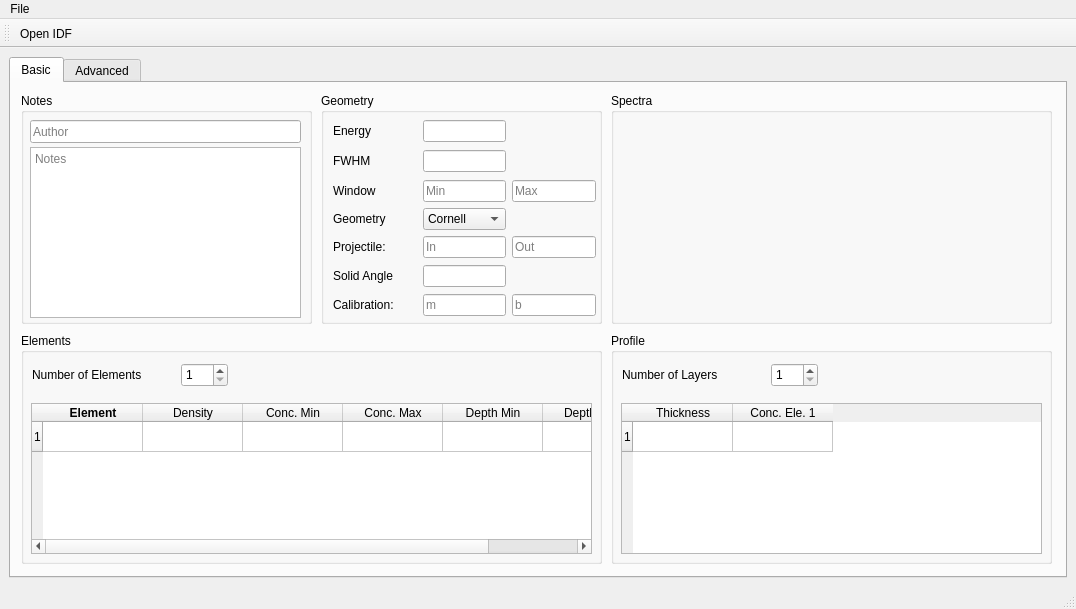
<?xml version="1.0" encoding="UTF-8"?>
<ui version="4.0">
 <class>MainWindow</class>
 <widget class="QMainWindow" name="MainWindow">
  <property name="geometry">
   <rect>
    <x>0</x>
    <y>0</y>
    <width>1076</width>
    <height>609</height>
   </rect>
  </property>
  <property name="windowTitle">
   <string>IDF Viewer</string>
  </property>
  <widget class="QWidget" name="centralwidget">
   <layout class="QVBoxLayout" name="verticalLayout">
    <item>
     <widget class="QTabWidget" name="tabWidget">
      <property name="currentIndex">
       <number>0</number>
      </property>
      <widget class="QWidget" name="tab">
       <attribute name="title">
        <string>Basic</string>
       </attribute>
       <widget class="QGroupBox" name="groupBox">
        <property name="geometry">
         <rect>
          <x>310</x>
          <y>10</y>
          <width>281</width>
          <height>231</height>
         </rect>
        </property>
        <property name="sizePolicy">
         <sizepolicy hsizetype="Preferred" vsizetype="Preferred">
          <horstretch>0</horstretch>
          <verstretch>0</verstretch>
         </sizepolicy>
        </property>
        <property name="title">
         <string>Geometry</string>
        </property>
        <widget class="QWidget" name="">
         <property name="geometry">
          <rect>
           <x>0</x>
           <y>20</y>
           <width>281</width>
           <height>209</height>
          </rect>
         </property>
         <layout class="QGridLayout" name="gridLayout">
          <property name="leftMargin">
           <number>12</number>
          </property>
          <property name="topMargin">
           <number>6</number>
          </property>
          <property name="rightMargin">
           <number>6</number>
          </property>
          <property name="bottomMargin">
           <number>6</number>
          </property>
          <item row="0" column="0">
           <widget class="QLabel" name="label">
            <property name="sizePolicy">
             <sizepolicy hsizetype="Expanding" vsizetype="Preferred">
              <horstretch>50</horstretch>
              <verstretch>0</verstretch>
             </sizepolicy>
            </property>
            <property name="minimumSize">
             <size>
              <width>0</width>
              <height>0</height>
             </size>
            </property>
            <property name="text">
             <string>Energy</string>
            </property>
           </widget>
          </item>
          <item row="0" column="1">
           <widget class="QLineEdit" name="geo_energy">
            <property name="sizePolicy">
             <sizepolicy hsizetype="Expanding" vsizetype="Fixed">
              <horstretch>0</horstretch>
              <verstretch>0</verstretch>
             </sizepolicy>
            </property>
            <property name="minimumSize">
             <size>
              <width>50</width>
              <height>0</height>
             </size>
            </property>
           </widget>
          </item>
          <item row="0" column="2">
           <spacer name="verticalSpacer_4">
            <property name="orientation">
             <enum>Qt::Vertical</enum>
            </property>
            <property name="sizeHint" stdset="0">
             <size>
              <width>20</width>
              <height>13</height>
             </size>
            </property>
           </spacer>
          </item>
          <item row="1" column="0">
           <widget class="QLabel" name="label_3">
            <property name="text">
             <string>&lt;html&gt;&lt;head/&gt;&lt;body&gt;&lt;p&gt;FWHM&lt;/p&gt;&lt;/body&gt;&lt;/html&gt;</string>
            </property>
           </widget>
          </item>
          <item row="1" column="1">
           <widget class="QLineEdit" name="geo_fwhm">
            <property name="sizePolicy">
             <sizepolicy hsizetype="Fixed" vsizetype="Fixed">
              <horstretch>0</horstretch>
              <verstretch>0</verstretch>
             </sizepolicy>
            </property>
            <property name="minimumSize">
             <size>
              <width>50</width>
              <height>0</height>
             </size>
            </property>
           </widget>
          </item>
          <item row="1" column="2">
           <spacer name="verticalSpacer">
            <property name="orientation">
             <enum>Qt::Vertical</enum>
            </property>
            <property name="sizeHint" stdset="0">
             <size>
              <width>20</width>
              <height>13</height>
             </size>
            </property>
           </spacer>
          </item>
          <item row="2" column="0">
           <widget class="QLabel" name="label_10">
            <property name="sizePolicy">
             <sizepolicy hsizetype="Expanding" vsizetype="Preferred">
              <horstretch>50</horstretch>
              <verstretch>0</verstretch>
             </sizepolicy>
            </property>
            <property name="minimumSize">
             <size>
              <width>0</width>
              <height>0</height>
             </size>
            </property>
            <property name="text">
             <string>Window</string>
            </property>
            <property name="buddy">
             <cstring>geo_projectile_in</cstring>
            </property>
           </widget>
          </item>
          <item row="2" column="1">
           <widget class="QLineEdit" name="geo_window_min">
            <property name="sizePolicy">
             <sizepolicy hsizetype="Fixed" vsizetype="Fixed">
              <horstretch>50</horstretch>
              <verstretch>0</verstretch>
             </sizepolicy>
            </property>
            <property name="minimumSize">
             <size>
              <width>50</width>
              <height>0</height>
             </size>
            </property>
            <property name="text">
             <string/>
            </property>
            <property name="placeholderText">
             <string>Min</string>
            </property>
           </widget>
          </item>
          <item row="2" column="2">
           <widget class="QLineEdit" name="geo_window_max">
            <property name="sizePolicy">
             <sizepolicy hsizetype="Fixed" vsizetype="Fixed">
              <horstretch>50</horstretch>
              <verstretch>0</verstretch>
             </sizepolicy>
            </property>
            <property name="minimumSize">
             <size>
              <width>50</width>
              <height>0</height>
             </size>
            </property>
            <property name="text">
             <string/>
            </property>
            <property name="placeholderText">
             <string>Max</string>
            </property>
           </widget>
          </item>
          <item row="3" column="0">
           <widget class="QLabel" name="label_9">
            <property name="sizePolicy">
             <sizepolicy hsizetype="Expanding" vsizetype="Preferred">
              <horstretch>50</horstretch>
              <verstretch>0</verstretch>
             </sizepolicy>
            </property>
            <property name="minimumSize">
             <size>
              <width>0</width>
              <height>0</height>
             </size>
            </property>
            <property name="text">
             <string>Geometry</string>
            </property>
            <property name="buddy">
             <cstring>geo_projectile_in</cstring>
            </property>
           </widget>
          </item>
          <item row="3" column="1">
           <widget class="QComboBox" name="geo_geometry">
            <item>
             <property name="text">
              <string>Cornell</string>
             </property>
            </item>
            <item>
             <property name="text">
              <string>IBM</string>
             </property>
            </item>
            <item>
             <property name="text">
              <string>General</string>
             </property>
            </item>
           </widget>
          </item>
          <item row="4" column="0">
           <widget class="QLabel" name="label_2">
            <property name="sizePolicy">
             <sizepolicy hsizetype="Expanding" vsizetype="Preferred">
              <horstretch>50</horstretch>
              <verstretch>0</verstretch>
             </sizepolicy>
            </property>
            <property name="minimumSize">
             <size>
              <width>0</width>
              <height>0</height>
             </size>
            </property>
            <property name="text">
             <string>Projectile:</string>
            </property>
            <property name="buddy">
             <cstring>geo_projectile_in</cstring>
            </property>
           </widget>
          </item>
          <item row="4" column="1">
           <widget class="QLineEdit" name="geo_projectile_in">
            <property name="sizePolicy">
             <sizepolicy hsizetype="Fixed" vsizetype="Fixed">
              <horstretch>50</horstretch>
              <verstretch>0</verstretch>
             </sizepolicy>
            </property>
            <property name="minimumSize">
             <size>
              <width>50</width>
              <height>0</height>
             </size>
            </property>
            <property name="placeholderText">
             <string>In</string>
            </property>
           </widget>
          </item>
          <item row="4" column="2">
           <widget class="QLineEdit" name="geo_projectile_out">
            <property name="sizePolicy">
             <sizepolicy hsizetype="Fixed" vsizetype="Fixed">
              <horstretch>50</horstretch>
              <verstretch>0</verstretch>
             </sizepolicy>
            </property>
            <property name="minimumSize">
             <size>
              <width>50</width>
              <height>0</height>
             </size>
            </property>
            <property name="placeholderText">
             <string>Out</string>
            </property>
           </widget>
          </item>
          <item row="5" column="0">
           <widget class="QLabel" name="label_12">
            <property name="sizePolicy">
             <sizepolicy hsizetype="Expanding" vsizetype="Preferred">
              <horstretch>50</horstretch>
              <verstretch>0</verstretch>
             </sizepolicy>
            </property>
            <property name="minimumSize">
             <size>
              <width>0</width>
              <height>0</height>
             </size>
            </property>
            <property name="text">
             <string>Solid Angle</string>
            </property>
            <property name="buddy">
             <cstring>geo_projectile_in</cstring>
            </property>
           </widget>
          </item>
          <item row="5" column="1">
           <widget class="QLineEdit" name="geo_solid_angle">
            <property name="sizePolicy">
             <sizepolicy hsizetype="Fixed" vsizetype="Fixed">
              <horstretch>50</horstretch>
              <verstretch>0</verstretch>
             </sizepolicy>
            </property>
            <property name="minimumSize">
             <size>
              <width>50</width>
              <height>0</height>
             </size>
            </property>
           </widget>
          </item>
          <item row="5" column="2">
           <spacer name="verticalSpacer_2">
            <property name="orientation">
             <enum>Qt::Vertical</enum>
            </property>
            <property name="sizeHint" stdset="0">
             <size>
              <width>20</width>
              <height>18</height>
             </size>
            </property>
           </spacer>
          </item>
          <item row="6" column="0">
           <widget class="QLabel" name="label_5">
            <property name="sizePolicy">
             <sizepolicy hsizetype="Expanding" vsizetype="Preferred">
              <horstretch>50</horstretch>
              <verstretch>0</verstretch>
             </sizepolicy>
            </property>
            <property name="minimumSize">
             <size>
              <width>0</width>
              <height>0</height>
             </size>
            </property>
            <property name="text">
             <string>Calibration:  </string>
            </property>
            <property name="buddy">
             <cstring>geo_projectile_in</cstring>
            </property>
           </widget>
          </item>
          <item row="6" column="1">
           <widget class="QLineEdit" name="geo_calibration_m">
            <property name="sizePolicy">
             <sizepolicy hsizetype="Fixed" vsizetype="Fixed">
              <horstretch>50</horstretch>
              <verstretch>0</verstretch>
             </sizepolicy>
            </property>
            <property name="minimumSize">
             <size>
              <width>50</width>
              <height>0</height>
             </size>
            </property>
            <property name="placeholderText">
             <string>m</string>
            </property>
           </widget>
          </item>
          <item row="6" column="2">
           <widget class="QLineEdit" name="geo_calibration_b">
            <property name="sizePolicy">
             <sizepolicy hsizetype="Fixed" vsizetype="Fixed">
              <horstretch>50</horstretch>
              <verstretch>0</verstretch>
             </sizepolicy>
            </property>
            <property name="minimumSize">
             <size>
              <width>50</width>
              <height>0</height>
             </size>
            </property>
            <property name="placeholderText">
             <string>b</string>
            </property>
           </widget>
          </item>
         </layout>
        </widget>
       </widget>
       <widget class="QGroupBox" name="groupBox_2">
        <property name="geometry">
         <rect>
          <x>10</x>
          <y>10</y>
          <width>291</width>
          <height>231</height>
         </rect>
        </property>
        <property name="title">
         <string>Notes</string>
        </property>
        <widget class="QLineEdit" name="notes_author">
         <property name="geometry">
          <rect>
           <x>9</x>
           <y>27</y>
           <width>271</width>
           <height>23</height>
          </rect>
         </property>
         <property name="placeholderText">
          <string>Author</string>
         </property>
        </widget>
        <widget class="QPlainTextEdit" name="notes_note">
         <property name="geometry">
          <rect>
           <x>9</x>
           <y>54</y>
           <width>271</width>
           <height>171</height>
          </rect>
         </property>
         <property name="sizePolicy">
          <sizepolicy hsizetype="Expanding" vsizetype="Expanding">
           <horstretch>1</horstretch>
           <verstretch>0</verstretch>
          </sizepolicy>
         </property>
         <property name="placeholderText">
          <string>Notes</string>
         </property>
        </widget>
       </widget>
       <widget class="QGroupBox" name="groupBox_3">
        <property name="geometry">
         <rect>
          <x>10</x>
          <y>250</y>
          <width>581</width>
          <height>231</height>
         </rect>
        </property>
        <property name="title">
         <string>Elements</string>
        </property>
        <widget class="QTableWidget" name="elements_table">
         <property name="geometry">
          <rect>
           <x>10</x>
           <y>70</y>
           <width>561</width>
           <height>151</height>
          </rect>
         </property>
         <attribute name="horizontalHeaderDefaultSectionSize">
          <number>100</number>
         </attribute>
         <row>
          <property name="text">
           <string>1</string>
          </property>
         </row>
         <column>
          <property name="text">
           <string>Element</string>
          </property>
          <property name="font">
           <font>
            <weight>75</weight>
            <bold>true</bold>
           </font>
          </property>
         </column>
         <column>
          <property name="text">
           <string>Density</string>
          </property>
         </column>
         <column>
          <property name="text">
           <string extracomment="Minimum Concentration">Conc. Min</string>
          </property>
          <property name="toolTip">
           <string extracomment="Minimum Concentration"/>
          </property>
          <property name="whatsThis">
           <string extracomment="Minimum Concentration"/>
          </property>
          <property name="textAlignment">
           <set>AlignCenter</set>
          </property>
         </column>
         <column>
          <property name="text">
           <string>Conc. Max</string>
          </property>
         </column>
         <column>
          <property name="text">
           <string>Depth Min</string>
          </property>
         </column>
         <column>
          <property name="text">
           <string>Depth Max</string>
          </property>
         </column>
        </widget>
        <widget class="QSpinBox" name="elements_nelements">
         <property name="geometry">
          <rect>
           <x>160</x>
           <y>30</y>
           <width>47</width>
           <height>24</height>
          </rect>
         </property>
         <property name="minimum">
          <number>1</number>
         </property>
        </widget>
        <widget class="QLabel" name="label_6">
         <property name="geometry">
          <rect>
           <x>11</x>
           <y>34</y>
           <width>141</width>
           <height>16</height>
          </rect>
         </property>
         <property name="text">
          <string>Number of Elements</string>
         </property>
        </widget>
       </widget>
       <widget class="QGroupBox" name="groupBox_4">
        <property name="geometry">
         <rect>
          <x>600</x>
          <y>10</y>
          <width>441</width>
          <height>231</height>
         </rect>
        </property>
        <property name="title">
         <string>Spectra</string>
        </property>
        <widget class="QWidget" name="verticalLayoutWidget">
         <property name="geometry">
          <rect>
           <x>10</x>
           <y>30</y>
           <width>421</width>
           <height>191</height>
          </rect>
         </property>
         <layout class="QVBoxLayout" name="spectra_plot"/>
        </widget>
       </widget>
       <widget class="QGroupBox" name="groupBox_5">
        <property name="geometry">
         <rect>
          <x>600</x>
          <y>250</y>
          <width>441</width>
          <height>231</height>
         </rect>
        </property>
        <property name="title">
         <string>Profile</string>
        </property>
        <widget class="QSpinBox" name="profile_nlayers">
         <property name="geometry">
          <rect>
           <x>160</x>
           <y>30</y>
           <width>47</width>
           <height>24</height>
          </rect>
         </property>
         <property name="minimum">
          <number>1</number>
         </property>
        </widget>
        <widget class="QLabel" name="label_7">
         <property name="geometry">
          <rect>
           <x>11</x>
           <y>34</y>
           <width>141</width>
           <height>16</height>
          </rect>
         </property>
         <property name="text">
          <string>Number of Layers</string>
         </property>
        </widget>
        <widget class="QTableWidget" name="profile_table">
         <property name="geometry">
          <rect>
           <x>10</x>
           <y>70</y>
           <width>421</width>
           <height>151</height>
          </rect>
         </property>
         <attribute name="horizontalHeaderDefaultSectionSize">
          <number>100</number>
         </attribute>
         <row>
          <property name="text">
           <string>1</string>
          </property>
         </row>
         <column>
          <property name="text">
           <string>Thickness</string>
          </property>
         </column>
         <column>
          <property name="text">
           <string>Conc. Ele. 1</string>
          </property>
         </column>
        </widget>
       </widget>
      </widget>
      <widget class="QWidget" name="tab_2">
       <attribute name="title">
        <string>Advanced</string>
       </attribute>
      </widget>
     </widget>
    </item>
   </layout>
  </widget>
  <widget class="QMenuBar" name="menubar">
   <property name="geometry">
    <rect>
     <x>0</x>
     <y>0</y>
     <width>1076</width>
     <height>20</height>
    </rect>
   </property>
   <widget class="QMenu" name="menuFile">
    <property name="title">
     <string>File</string>
    </property>
    <addaction name="actionOpen_IDF"/>
    <addaction name="separator"/>
    <addaction name="actionExit"/>
   </widget>
   <addaction name="menuFile"/>
  </widget>
  <widget class="QStatusBar" name="statusbar"/>
  <widget class="QToolBar" name="toolBar">
   <property name="windowTitle">
    <string>toolBar</string>
   </property>
   <attribute name="toolBarArea">
    <enum>TopToolBarArea</enum>
   </attribute>
   <attribute name="toolBarBreak">
    <bool>false</bool>
   </attribute>
   <addaction name="actionOpen_IDF"/>
  </widget>
  <action name="actionOpen_IDF">
   <property name="text">
    <string>Open IDF</string>
   </property>
  </action>
  <action name="actionExit">
   <property name="text">
    <string>Exit</string>
   </property>
  </action>
 </widget>
 <resources/>
 <connections>
  <connection>
   <sender>elements_nelements</sender>
   <signal>valueChanged(int)</signal>
   <receiver>elements_nelements</receiver>
   <slot>setValue(int)</slot>
   <hints>
    <hint type="sourcelabel">
     <x>48</x>
     <y>375</y>
    </hint>
    <hint type="destinationlabel">
     <x>67</x>
     <y>383</y>
    </hint>
   </hints>
  </connection>
 </connections>
</ui>
